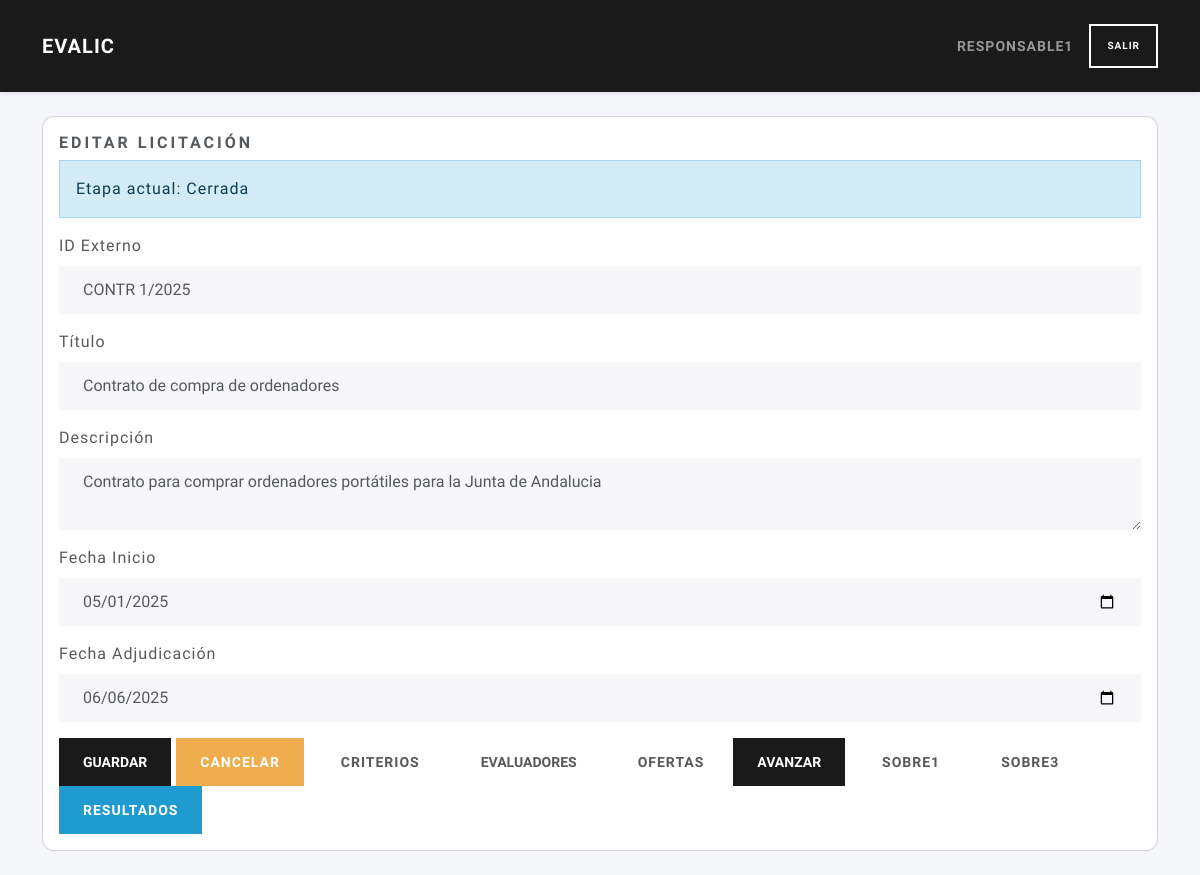
Page /licitaciones/1/edit (signed in) on the committed database.
### tables this page shows
CREATE TABLE fases (
        id INTEGER PRIMARY KEY AUTOINCREMENT,
        nombre TEXT NOT NULL UNIQUE CHECK(nombre IN ('Borrador','Iniciada','Sobre1','Sobre2','Sobre3','Evaluada','Cerrada'))
    );

CREATE TABLE licitaciones (
        id INTEGER PRIMARY KEY AUTOINCREMENT,
        user_id INTEGER NOT NULL,
        external_id TEXT NOT NULL,
        title TEXT NOT NULL,
        description TEXT,
        fecha_inicio TEXT NOT NULL,
        fecha_adjudicacion TEXT,
        FOREIGN KEY (user_id) REFERENCES users(id)
    );

### routes/licitaciones_routes.py (the view, shortened to what this page needs)
@licitaciones_bp.route('/<int:lic_id>/edit', methods=('GET', 'POST'))
def edit_licitacion_route(lic_id):
    if 'user_id' not in session:
        return redirect(url_for('auth.login'))
    lic = get_licitacion(lic_id)
    if not lic:
        flash('No existe la licitación', 'error')
        return redirect(url_for('licitaciones.index'))
    responsable_id = 2
    is_responsable = session.get('role_id') == responsable_id
    if is_responsable and lic['user_id'] != session.get('user_id'):
        abort(403)
    current_stage = get_current_stage_name(lic_id)
    evaluadores_all = list_evaluadores_logic()
    evaluadores_selected = get_evaluadores_for_licitacion(lic_id)
    selected_ids = [e['id'] for e in evaluadores_selected]
    return render_template(
        'licitaciones/edit.html',
        lic=lic,
        current_stage=current_stage,
        is_responsable=is_responsable,
        evaluadores_all=evaluadores_all,
        evaluadores_selected=evaluadores_selected,
        selected_ids=selected_ids
    )

### models/dao.py (called while the page is built)
def close_connection(exception):
    db = getattr(g, '_database', None)
    if db is not None:
        db.close()

def get_db(app):
    if 'sqlite_db' not in g:
        g.sqlite_db = sqlite3.connect(
            app.config['DATABASE'],
            detect_types=sqlite3.PARSE_DECLTYPES
        )
        g.sqlite_db.row_factory = sqlite3.Row
    return g.sqlite_db

### models/licitaciones_data.py (called while the page is built)
def get_licitacion(db, lic_id):
    cur = db.execute("SELECT * FROM licitaciones WHERE id=?", (lic_id,))
    return cur.fetchone()

### models/licitaciones_evaluadores_data.py (called while the page is built)
def list_evaluadores(db):
    cur = db.execute(
        """
        SELECT u.* FROM users u
        JOIN roles r ON u.role_id = r.id
        WHERE r.description = 'Evaluador'
        """
    )
    return cur.fetchall()

def list_evaluadores_by_licitacion(db, lic_id):
    cur = db.execute(
        """
        SELECT u.* FROM users u
        JOIN licitaciones_evaluadores le ON u.id = le.usuario_id
        WHERE le.licitacion_id = ?
        """, (lic_id,)
    )
    return cur.fetchall()

### models/stage_data.py (called while the page is built)
def get_latest_stage_name(db: Connection, tender_id: int) -> str:
    cur = db.execute(
        """
        SELECT f.nombre
          FROM etapas e
          JOIN fases f ON e.fase_id = f.id
         WHERE e.licitacion_id = ?
         ORDER BY e.fecha_inicio DESC
         LIMIT 1
        """,
        (tender_id,)
    )
    row = cur.fetchone()
    return row["nombre"] if row else None

### services/licitacion_service.py (called while the page is built)
def get_licitacion(lic_id):
    db = get_db(current_app)
    return data_get(db, lic_id)

def list_evaluadores_logic():
    db = get_db(current_app)
    return list_evaluadores(db)

def get_evaluadores_for_licitacion( lic_id):
    db = get_db(current_app)
    return list_evaluadores_by_licitacion(db, lic_id)

### services/stage_service.py (called while the page is built)
def get_current_stage_name( tender_id: int) -> str:
    db = get_db(current_app)
    name = get_latest_stage_name(db, tender_id)
    if not name:
        raise ValueError(f"No se encontró ninguna fase para la licitación {tender_id}")
    return name

### templates/licitaciones/edit.html (shortened to what this page needs)
{% extends "base.html" %}
{% block content %}
<div class="card">
  <div class="card-body">
    <h5 class="card-title">Editar Licitación</h5>
    {% if current_stage %}
    <div class="alert alert-info">
      <strong>Etapa actual:</strong> {{ current_stage }}
    </div>
    {% endif %}
    <form method="post">
      <div class="mb-3">
        <label for="external_id" class="form-label">ID Externo</label>
        <input type="text" class="form-control" id="external_id" name="external_id" value="{{ lic.external_id }}" required {% if not is_responsable %}readonly{% endif %}>
      </div>
      <div class="mb-3">
        <label for="title" class="form-label">Título</label>
        <input type="text" class="form-control" id="title" name="title" value="{{ lic.title }}" required>
      </div>
      <div class="mb-3">
        <label for="description" class="form-label">Descripción</label>
        <textarea class="form-control" id="description" name="description">{{ lic.description }}</textarea>
      </div>
      <div class="mb-3">
        <label for="fecha_inicio" class="form-label">Fecha Inicio</label>
        <input type="date" class="form-control" id="fecha_inicio" name="fecha_inicio" value="{{ lic.fecha_inicio }}">
      </div>
      <div class="mb-3">
        <label for="fecha_adjudicacion" class="form-label">Fecha Adjudicación</label>
        <input type="date" class="form-control" id="fecha_adjudicacion" name="fecha_adjudicacion" value="{{ lic.fecha_adjudicacion }}">
      </div>
      <button type="submit" class="btn btn-primary">Guardar</button>
      <a href="{{ url_for('licitaciones.index') }}" class="btn btn-warning">Cancelar</a>
      {% if current_stage == 'Borrador' %}
        <a href="{{ url_for('criterios.index', lic_id=lic.id) }}" class="btn btn-info ms-2">Criterios</a>
      {% else %}
        <a href="#" class="btn btn-secondary ms-2 disabled" tabindex="-1" aria-disabled="true">Criterios</a>
      {% endif %}
      {% if current_stage == 'Borrador' or current_stage == 'Iniciada' %}
        <button type="button" class="btn btn-primary ms-2" data-bs-toggle="modal" data-bs-target="#evaluadoresModal">Evaluadores</button>
      {% else %}
        <button type="button" class="btn btn-secondary ms-2 disabled" data-bs-toggle="modal" data-bs-target="#evaluadoresModal">Evaluadores</button>
      {% endif %}
      {% if current_stage == 'Iniciada' %}
        <a href="{{ url_for('ofertas.index', licitacion_id=lic.id) }}" class="btn btn-info ms-2">Ofertas</a>
      {% else %}
        <a href="#" class="btn btn-secondary ms-2 disabled">Ofertas</a>
      {% endif %}
      <button type="button" class="btn btn-primary" data-bs-toggle="modal" data-bs-target="#avanzarEstadoModal">Avanzar</button>
      {% if current_stage == 'Sobre1' %}
        <a href="{{ url_for('ofertas.evaluar_sobre1', licitacion_id=lic.id) }}" class="btn btn-success ms-2">Sobre1</a>
      {% else %}
        <a href="#" class="btn btn-secondary ms-2 disabled" tabindex="-1" aria-disabled="true">Sobre1</a>
      {% endif %}
      {% if current_stage == 'Sobre3' %}
        <a href="{{ url_for('licitaciones.evaluar_sobre3', licitacion_id=lic.id) }}" class="btn btn-warning">Sobre 3</a>
      {% else %}
        <a href="#" class="btn btn-secondary ms-2 disabled" tabindex="-1" aria-disabled="true">Sobre3</a>
      {% endif %}
    <a href="{{ url_for('evaluador.informe', licitacion_id=lic.id) }}" class="btn btn-info">Resultados</a>
    </form>
{% endblock %}

### templates/base.html (style rules this page uses)
body { background:#f5f7fa; }
.card { border-radius:.75rem; }

### rows in the picture
fases: nombre "Cerrada"
licitaciones: external_id "CONTR 1/2025", title "Contrato de compra de ordenadores", description "Contrato para comprar ordenadores portátiles para la Junta de Andalucia", fecha_inicio "05/01/2025", fecha_adjudicacion "06/06/2025"

### other values in the picture
{{ session['username'] }} "RESPONSABLE1"
